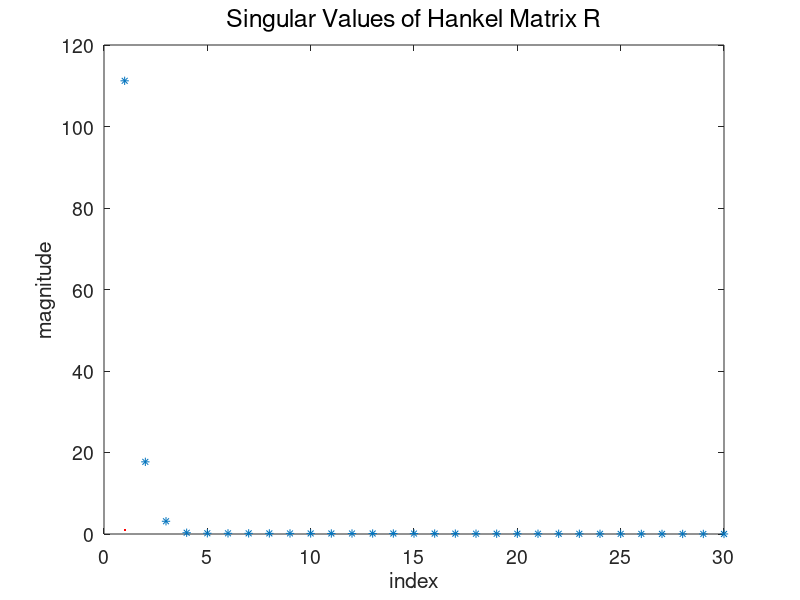

Here is the MATLAB script that generated this plot: (Note: this script raises an error after producing the figure.)
%% Least squares estimation in frequency domain (curve fitting)

clear
load("Getfe.mat")
w = linspace(0,pi,length(P))';

% m = length(P);
m = 1200;
Gest = P(1:m);
w = w(1:m);

N = length(Gest);
Ts = 0.00885;

loglog(w,abs(Gest))

%% 
g = ifft(Gest);
N1 = 30;
H = hankel(g(2:N1+1),g(N1+1:2*N1));
[U,S,V] = svd(H);

figure(1)
sigma = diag(S);
plot(sigma(1:N1),'*',LineWidth=1,Color='r');
xlabel('index')
ylabel('magnitude')
set(gca,'FontSize',14)
title('Singular Values of Hankel Matrix R','FontWeight','Normal','FontSize',18)

%%
nb = 4;
na = 3;
nd = 0;
ntotal = nb+na-nd;

X = zeros(N,ntotal);
for k = nd:nd+nb-1
    X(:,1+k) = exp(-k*1j*w);
end
for k = 1:na
    X(:,nb+k) = -Gest.*exp(-k*1j*w);
end

theta = [real(X);imag(X)]\[real(Gest);imag(Gest)];

G = tf(theta(1:nb)',conv([1 zeros(1,nd)],[1 theta(nb+1:end)']),1);

counter = 0;
max_par_diff = 1;

% Plot results

Gfr = reshape(freqresp(G,exp(1j*w)),N,1);

figure(3)
p3 = loglog(w,[abs(Gest) abs(Gfr)],LineWidth=2);
p3(1).Color = 'r';
p3(2).Color = 'b';
p3(2).LineStyle = ':';
xlabel('frequency (rad/s)')
ylabel('magnitude')
legend('measured','modeled')
set(gca,'FontSize',14)
title('Magnitude of the Frequency Response of the System','FontWeight','Normal','FontSize',18)
subtitle(['nb = ' num2str(nb) ', na = ' num2str(na) ', nd = ' num2str(nd) ', iteration: ' num2str(counter)])

figure(4)
p4 = semilogx(w,[rad2deg(unwrap(angle(Gest))) rad2deg(unwrap(angle(Gfr)))],LineWidth=2);
p4(1).Color = 'r';
p4(2).Color = 'b';
p4(2).LineStyle = ':';
xlabel('frequency (rad/s)')
ylabel('phase (deg)')
legend('measured','modeled')
set(gca,'FontSize',14)
title('Phase of the Frequency Response the System','FontWeight','Normal','FontSize',18)
subtitle(['nb = ' num2str(nb) ', na = ' num2str(na) ', nd = ' num2str(nd) ', iteration: ' num2str(counter)])

%% Multiple iterations with adjusted weighting

while max_par_diff > 1e-8 && counter < 10
    X = zeros(N,na+1);
    for k = 0:na
        X(:,1+k) = exp(-k*1j*w);
    end
    Weight = X*[1;theta(nb+1:end)];
    X = zeros(N,ntotal);
    for k = nd:nd+nb-1
        X(:,1+k) = exp(-k*1j*w);
    end
    for k = 1:na
        X(:,nb+k) = -Gest.*exp(-k*1j*w);
    end
    theta_new = [real(Weight.\X);imag(Weight.\X)]\[real(Weight.\Gest);imag(Weight.\Gest)];
    max_par_diff = max(abs(theta - theta_new));
    theta = theta_new;
    counter = counter + 1;
    disp([num2str(counter) ': max. par. difference = ' num2str(max_par_diff) '.']);
end

G = tf(theta(1:nb)',conv([1 zeros(1,nd)],[1 theta(nb+1:end)']),1);

% Plot results of iteration

Gfr = reshape(freqresp(G,exp(1j*w)),N,1);

figure(5)
p5 = loglog(w,[abs(Gest) abs(Gfr)],LineWidth=2);
p5(1).Color = 'r';
p5(2).Color = 'b';
p5(2).LineStyle = ':';
xlabel('frequency (rad/s)')
ylabel('magnitude')
legend('measured','modeled')
set(gca,'FontSize',14)
title('Magnitude of the Frequency Response of the System','FontWeight','Normal','FontSize',18)
subtitle(['nb = ' num2str(nb) ', na = ' num2str(na) ', nd = ' num2str(nd) ', iteration: ' num2str(counter)])

figure(6)
p6 = semilogx(w,[rad2deg(unwrap(angle(Gest))) rad2deg(unwrap(angle(Gfr)))],LineWidth=2);
p6(1).Color = 'r';
p6(2).Color = 'b';
p6(2).LineStyle = ':';
xlabel('frequency (rad/s)')
ylabel('phase (deg)')
legend('measured','modeled')
set(gca,'FontSize',14)
title('Phase of the Frequency Response the System','FontWeight','Normal','FontSize',18)
subtitle(['nb = ' num2str(nb) ', na = ' num2str(na) ', nd = ' num2str(nd) ', iteration: ' num2str(counter)])

%%
G1 = G*tf([1 0],[1 -1],1);
figure(7)
bode(G0)
hold on
bode(G1)
hold off

%%
figure(8)
impulse(G0,1000);
hold on
impulse(G1,1000)
hold off

%%
save("G1.mat","G1");